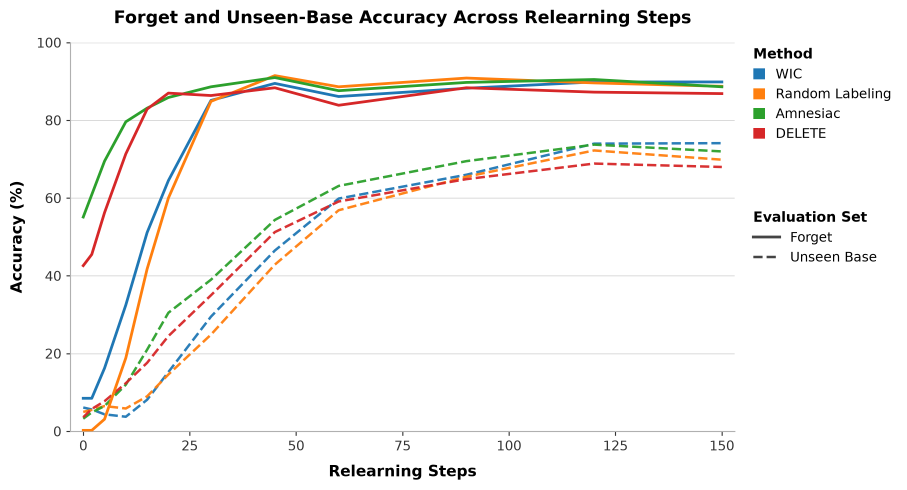
#> input picture paper/figs/fig_relearn_unseen.png, 2719 x 1470 px (shown at 1/3 size)
$ python make_tsne_6panel.py --src ../paper/figs/fig_relearn_unseen.png
#> lines starting #> are read from the running program, lines starting #| are printed output that depends on the picture
r"""
make_tsne_6panel.py
===================
Six-panel CLS-embedding t-SNE figure, composed from the eight-panel PNG that
main.tex already ships (figs/fig_tsne_panel_all_methods.png).

WHY THIS EXISTS RATHER THAN fig11_cls_tsne.py
---------------------------------------------
fig11_cls_tsne.py draws the figure from embeddings. Those need a GPU and the
BnHTRD images, i.e. Kaggle. This script needs neither: it cuts the six wanted
panels straight out of the already-rendered PNG and re-lays them out with new
typeset titles. The dots are the original pixels, untouched -- no resampling
that invents detail, no AI upscaling (on a scatter plot that can move or
invent points, which would falsify a results figure).

WHAT IT CHANGES vs. THE SOURCE PNG
-----------------------------------
  * six panels instead of eight, in the order set in PANELS below
  * titles retypeset in Times New Roman (vector, sharp at any zoom)
  * the source PNG's baked-in headline and footnote are dropped -- the crop
    boxes start at the panel frames, so that text is never included
  * each panel enlarged UP x by exact pixel replication, so PDF viewers that
    smooth images do not blur the dots. This adds no detail; the source is
    650x540 per panel and that is the real resolution ceiling.

    python make_tsne_6panel.py
    python make_tsne_6panel.py --src ... --out ... --png

If numpy dies with "OpenBLAS ... memory allocation", this box is low on RAM:
prefix the command with  OPENBLAS_NUM_THREADS=1  (set OPENBLAS_NUM_THREADS=1
on cmd). The PNG is rendered from the finished PDF via PyMuPDF rather than by
matplotlib, because matplotlib's raster path resamples in float64 and is what
runs out of memory first.
"""

import argparse
import os
import re

import matplotlib
matplotlib.use("Agg")
import matplotlib.pyplot as plt
import numpy as np
from PIL import Image

matplotlib.rcParams.update({
    "font.family": "Times New Roman",
    "mathtext.fontset": "stix",
    "pdf.fonttype": 42, "ps.fonttype": 42,   # TrueType, never Type 3
})

DEFAULT_SRC = r"C:\Users\LENOVO\Desktop\pathok_paper\figs\fig_tsne_panel_all_methods.png"
DEFAULT_OUT = r"C:\Users\LENOVO\Desktop\pathok_paper\figs\fig_tsne_panel_6methods_hq"

# Panel frame boxes measured from the source PNG's own grey borders (2 px lines).
COL_X = [18, 695, 1372, 2049]
ROW_Y = [171, 801]
PW, PH = 650, 540

# (source row, source col) in the 8-panel grid -> title in the new figure.
# Row/col refer to the SOURCE layout:
#   row 0: Baseline, Stage I, WIC, Random Labeling
#   row 1: Fisher, Negative Gradient, Amnesiac (Graves), DELETE
PANELS = [
    ((0, 0), "Baseline (nothing unlearned)"),
    ((0, 1), "Stage I: pruning only"),
    ((0, 2), "WIC"),
    # The negative-gradient run. Titled "Amnesiac Unlearning" at the author's
    # request; Table 11 lists Negative Gradient and Amnesiac Unlearning
    # (Graves et al.) as separate methods, so the caption must say which this is.
    ((1, 1), "Amnesiac Unlearning"),
    ((0, 3), "Random Labeling"),
    ((1, 3), "DELETE"),
]

UP = 4                       # integer nearest-neighbour upscale
PANEL_W_IN = 3.45            # printed width of one panel
MX, GAP, TITLE, ROWGAP, BOT = 0.05, 0.20, 0.36, 0.14, 0.05   # layout bands, inches


def load_panels(src):
#> called with src = '../paper/figs/fig_relearn_unseen.png'
    im = Image.open(src).convert("RGBA")
#> im is the input picture: PIL image 2719x1470 RGBA; mean R, G, B, A 247.1, 246.3, 245, 255
    flat = Image.new("RGBA", im.size, (255, 255, 255, 255))
#> flat: PIL image 2719x1470 RGBA; every value is 255
    flat.alpha_composite(im)                      # flatten transparency onto white
    flat = flat.convert("RGB")
#> flat: PIL image 2719x1470 RGB

    def crop(r, c):
#> called with r = 0, c = 0
        p = flat.crop((COL_X[c], ROW_Y[r], COL_X[c] + PW, ROW_Y[r] + PH))
        return np.asarray(p.resize((PW * UP, PH * UP), Image.NEAREST))

    return [(crop(r, c), title) for (r, c), title in PANELS]
#> call 2 of crop, with r = 0, c = 1
#> in crop (call 2), `p = flat.crop((COL_X[c], ROW_Y[r], COL_X[c] + PW, ROW_Y[r] + PH))`:
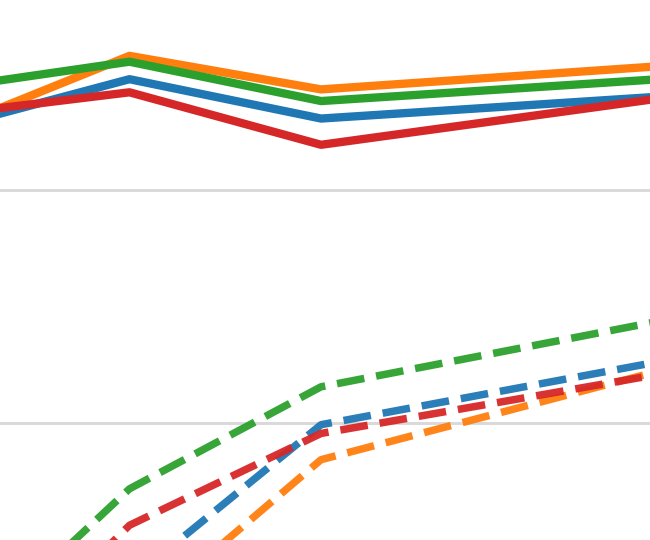
#> p: PIL image 650x540 RGB; mean R, G, B 243.9, 241.8, 238
#> in crop (call 2), `return np.asarray(p.resize((PW * UP, PH * UP), Image.NEAREST))`:
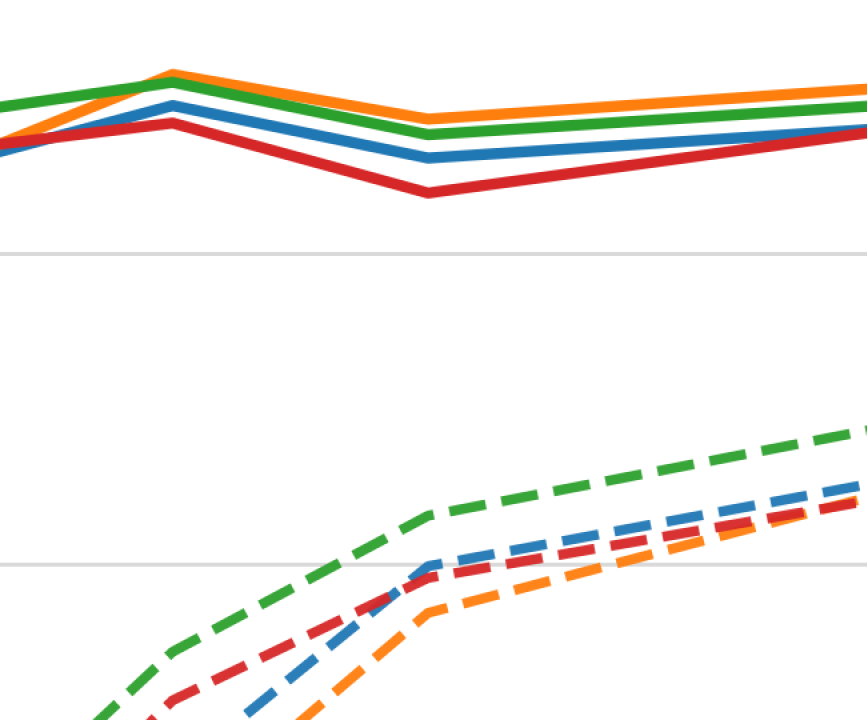
#> returned value: shape (2160, 2600, 3) (shown at 1/3 size); mean of channels 0, 1, 2 243.9, 241.8, 238; drawn as R, G, B
#> call 3 of crop, with r = 0, c = 2
#> in crop (call 3), `p = flat.crop((COL_X[c], ROW_Y[r], COL_X[c] + PW, ROW_Y[r] + PH))`:
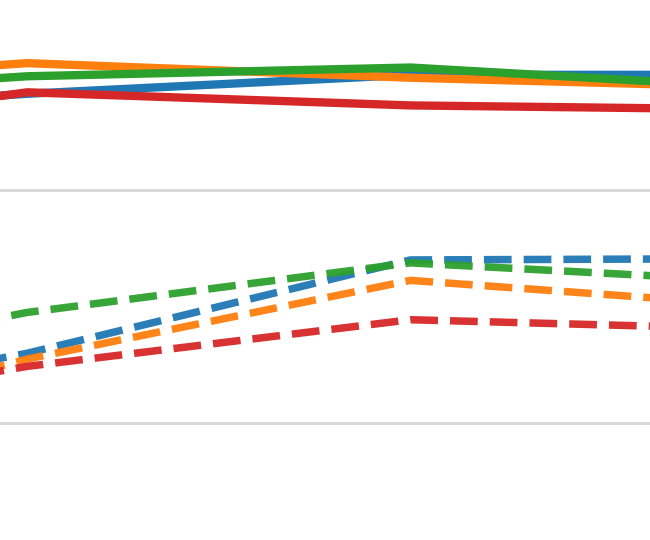
#> p: PIL image 650x540 RGB; mean R, G, B 245, 242.3, 238.2
#> call 4 of crop, with r = 1, c = 1
#> in crop (call 4), `p = flat.crop((COL_X[c], ROW_Y[r], COL_X[c] + PW, ROW_Y[r] + PH))`:
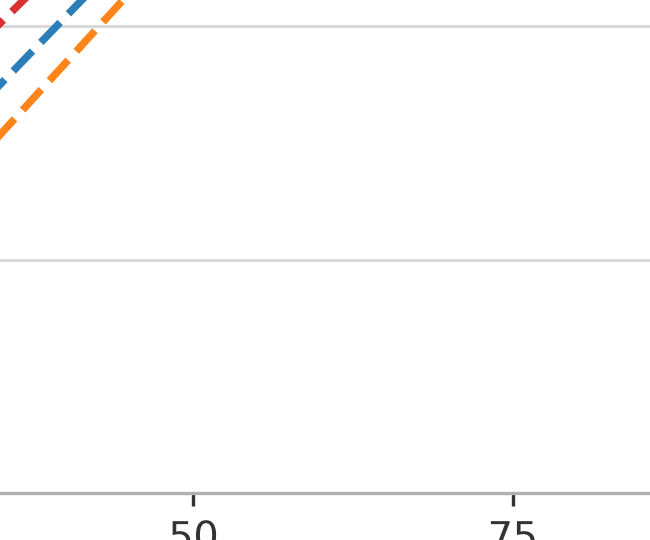
#> p: PIL image 650x540 RGB; mean R, G, B 253.3, 253.1, 252.9
#> in crop (call 5), `p = flat.crop((COL_X[c], ROW_Y[r], COL_X[c] + PW, ROW_Y[r] + PH))`:
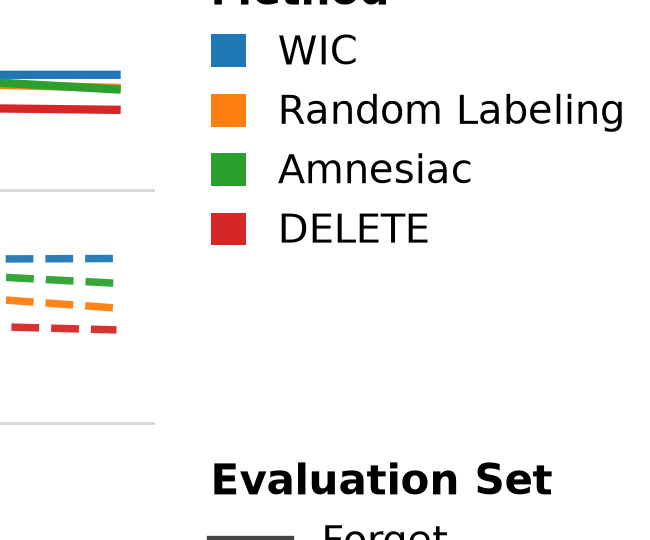
#> p: PIL image 650x540 RGB; mean R, G, B 242.1, 241.7, 240.7
#> in crop (call 5), `return np.asarray(p.resize((PW * UP, PH * UP), Image.NEAREST))`:
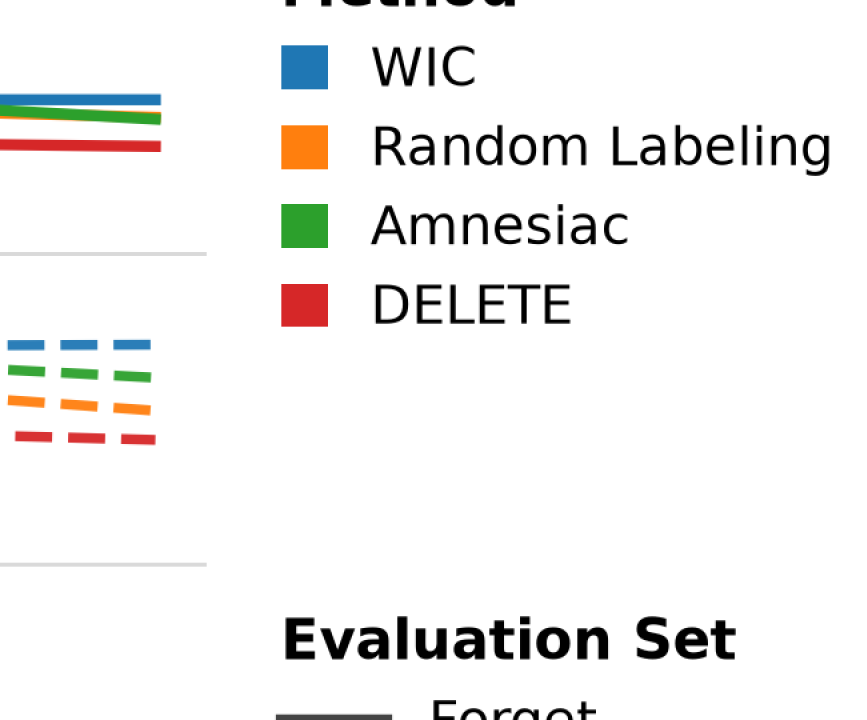
#> returned value: shape (2160, 2600, 3) (shown at 1/3 size); mean of channels 0, 1, 2 242.1, 241.7, 240.7; drawn as R, G, B
#> in crop (call 6), `p = flat.crop((COL_X[c], ROW_Y[r], COL_X[c] + PW, ROW_Y[r] + PH))`:
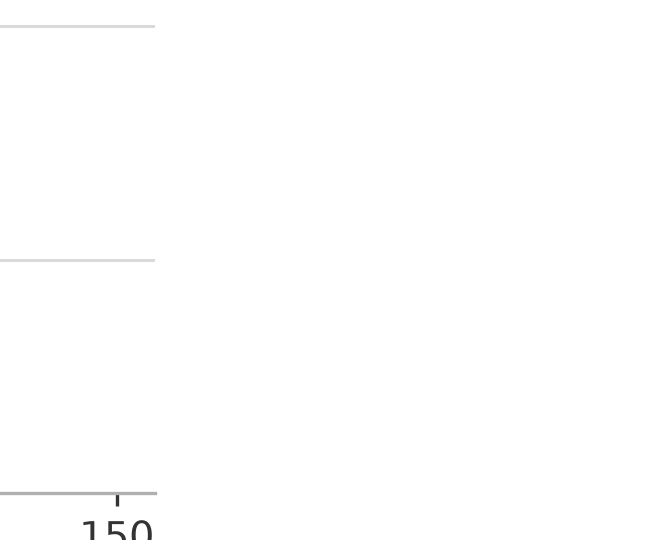
#> p: PIL image 650x540 RGB; min 51, max 255, mean 254.5


def draw(panels, ncols=3):
#> called with ncols = 3
    pw = PANEL_W_IN
#> pw = 3.45
    ph = pw * PH / PW
#> ph = 2.87
    nrows = int(np.ceil(len(panels) / ncols))
#> nrows = 2
    W = 2 * MX + ncols * pw + (ncols - 1) * GAP
#> W = 10.85
    H = BOT + nrows * (ph + TITLE) + (nrows - 1) * ROWGAP
#> H = 6.64

    fig = plt.figure(figsize=(W, H))
    # Bottom edge of each row, top row first.
    row_y = [BOT + (nrows - 1 - r) * (ph + TITLE + ROWGAP) for r in range(nrows)]
#> row_y = [3.42, 0.05]
    for i, (img, title) in enumerate(panels):
        row, col = divmod(i, ncols)
        ax = fig.add_axes([(MX + col * (pw + GAP)) / W, row_y[row] / H,
                           pw / W, ph / H])
        ax.imshow(img, interpolation="none", aspect="auto")
        ax.set_axis_off()
        ax.set_title(title, fontsize=12, pad=6)
#> this loop made 6 passes
#> (title, row, col) on passes 1 to 6: ('Baseline (nothing unlearned)', 0, 0), ('Stage I: pruning only', 0, 1), ('WIC', 0, 2), ('Amnesiac Unlearning', 1, 0), ('Random Labeling', 1, 1), ('DELETE', 1, 2)
    return fig


def verify(pdf_path):
    raw = open(pdf_path, "rb").read()
    fonts = sorted(set(m.decode() for m in
                       re.findall(rb"/BaseFont\s*/([A-Za-z0-9+\-]+)", raw)))
    print("  fonts:", fonts)
    print("  images:", len(re.findall(rb"/Subtype\s*/Image", raw)),
          "| JPEG:", raw.count(b"/DCTDecode"),
          "| Type3:", raw.count(b"/CharProcs"))
    bad = [f for f in fonts if "TimesNewRoman" not in f]
    if bad:
        print("  WARNING: non-Times font embedded:", bad)


def main(argv=None):
    ap = argparse.ArgumentParser(description=__doc__.splitlines()[1])
    ap.add_argument("--src", default=DEFAULT_SRC)
    ap.add_argument("--out", default=DEFAULT_OUT,
                    help="output path WITHOUT extension")
    ap.add_argument("--png", action="store_true",
                    help="also render a PNG from the finished PDF (PyMuPDF)")
    ap.add_argument("--png-dpi", type=int, default=600)
    ap.add_argument("--ncols", type=int, default=3)
    args = ap.parse_args(argv)

    fig = draw(load_panels(args.src), args.ncols)
    stem = os.path.splitext(os.path.abspath(args.out))[0]
    os.makedirs(os.path.dirname(stem) or ".", exist_ok=True)
    pdf = stem + ".pdf"
    fig.savefig(pdf, bbox_inches="tight", pad_inches=0.04)
    plt.close(fig)
    print("wrote", pdf, os.path.getsize(pdf), "bytes")
    verify(pdf)

    if args.png:
        import pymupdf
        doc = pymupdf.open(pdf)
        pix = doc[0].get_pixmap(dpi=args.png_dpi, alpha=False)
        pix.save(stem + ".png")
        print("wrote", stem + ".png", pix.width, "x", pix.height)


if __name__ == "__main__":
    main()
